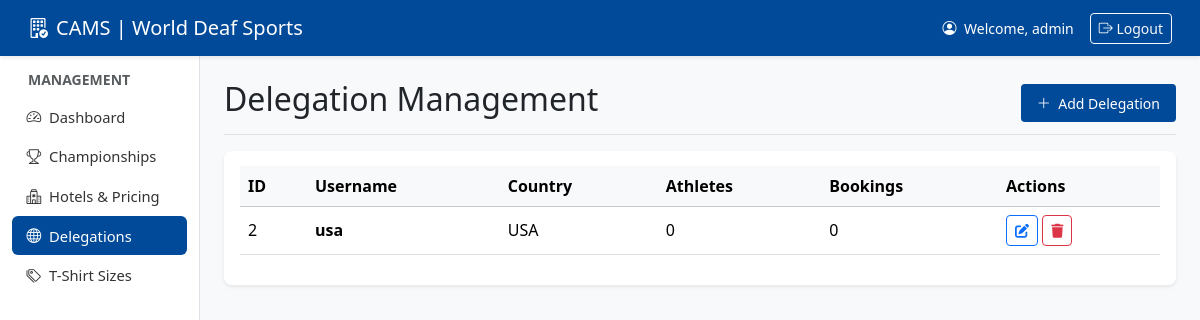
Page /admin/delegations.php (signed in) on the committed database.
### tables this page shows
CREATE TABLE IF NOT EXISTS users (
    id INT AUTO_INCREMENT PRIMARY KEY,
    username VARCHAR(50) NOT NULL UNIQUE,
    password VARCHAR(255) NOT NULL,
    role ENUM('admin', 'country_manager') NOT NULL,
    country_name VARCHAR(100) NULL,
    created_at TIMESTAMP DEFAULT CURRENT_TIMESTAMP
);

### admin/delegations.php (the view, shortened to what this page needs)
<?php
require_once 'includes/auth.php';
$delegations_stmt = $pdo->query(
    "SELECT u.*,
        (SELECT COUNT(*) FROM athletes WHERE country_id = u.id) AS athlete_count,
        (SELECT COUNT(*) FROM bookings WHERE country_id = u.id) AS booking_count
    FROM users u
    WHERE role = 'country_manager'
    ORDER BY u.username ASC"
);
$delegations = $delegations_stmt->fetchAll(PDO::FETCH_ASSOC);
require_once 'includes/header.php';
?>
<div class="d-flex justify-content-between flex-wrap flex-md-nowrap align-items-center pb-2 mb-3 border-bottom">
    <h1 class="h2">Delegation Management</h1>
    <button class="btn btn-primary btn-sm" data-bs-toggle="modal" data-bs-target="#addDelegationModal">
        <i class="bi bi-plus-lg me-1"></i> Add Delegation
    </button>
</div>
<div class="card shadow-sm">
    <div class="card-body">
        <?php if (count($delegations) > 0): ?>
            <div class="table-responsive">
                <table class="table table-hover align-middle">
                    <thead class="table-light">
                        <tr>
                            <th>ID</th>
                            <th>Username</th>
                            <th>Country</th>
                            <th>Athletes</th>
                            <th>Bookings</th>
                            <th>Actions</th>
                        </tr>
                    </thead>
                    <tbody>
                        <?php foreach ($delegations as $d): ?>
                        <tr>
                            <td><?php echo htmlspecialchars($d['id']); ?></td>
                            <td class="fw-bold"><?php echo htmlspecialchars($d['username']); ?></td>
                            <td><?php echo htmlspecialchars($d['country_name']); ?></td>
                            <td><?php echo htmlspecialchars($d['athlete_count']); ?></td>
                            <td><?php echo htmlspecialchars($d['booking_count']); ?></td>
                            <td>
                                <button class="btn btn-sm btn-outline-primary" data-bs-toggle="modal" data-bs-target="#editDelegationModal<?php echo $d['id']; ?>">
                                    <i class="fas fa-edit"></i>
                                </button>
                                <form method="POST" style="display:inline;" onsubmit="return confirm('Delete this delegation?');">
                                    <button type="submit" class="btn btn-sm btn-outline-danger"><i class="fas fa-trash"></i></button>
                                </form>
                            </td>
                        </tr>
                        <?php endforeach; ?>
                    </tbody>
                </table>
            </div>
        <?php else: ?>
            <div class="alert alert-info text-center">No delegations found yet. Add one to get started.</div>
        <?php endif; ?>
    </div>
</div>
<?php
require_once 'includes/footer.php';
?>

### admin/includes/header.php (shortened to what this page needs)
<?php
$current_page = basename($_SERVER['PHP_SELF']);
?>
<!DOCTYPE html>
<html lang="en">
<head>
    <link href="https://cdn.jsdelivr.net/npm/bootstrap@5.3.2/dist/css/bootstrap.min.css" rel="stylesheet">
    <link href="https://cdnjs.cloudflare.com/ajax/libs/font-awesome/6.0.0/css/all.min.css" rel="stylesheet">
    <link rel="stylesheet" href="https://cdn.jsdelivr.net/npm/bootstrap-icons@1.11.1/font/bootstrap-icons.css">
</head>
<body>
<nav class="navbar navbar-expand-lg">
    <div class="container-fluid">
        <a class="navbar-brand" href="dashboard.php"><i class="bi bi-building-check me-2"></i>CAMS | World Deaf Sports</a>
        <div class="d-flex align-items-center">
            <span class="text-white small me-3"><i class="bi bi-person-circle me-1"></i> Welcome, <?php echo htmlspecialchars($_SESSION['username']); ?></span>
            <a href="../logout.php" class="btn btn-outline-light btn-sm"><i class="bi bi-box-arrow-right"></i> Logout</a>
        </div>
    </div>
</nav>
<div class="container-fluid">
    <div class="row">
        <nav class="col-md-2 d-none d-md-block sidebar py-3">
            <div class="nav flex-column nav-pills" id="v-pills-tab" role="tablist" aria-orientation="vertical">
                <div class="admin-only">
                    <h6 class="px-3 mb-2 text-muted small text-uppercase fw-bold">Management</h6>
                    <a class="nav-link w-100 text-start <?php echo $current_page == 'dashboard.php' ? 'active' : ''; ?>" href="dashboard.php"><i class="bi bi-speedometer2 me-2"></i>Dashboard</a>
                    <a class="nav-link w-100 text-start <?php echo $current_page == 'championships.php' ? 'active' : ''; ?>" href="championships.php"><i class="bi bi-trophy me-2"></i>Championships</a>
                    <a class="nav-link w-100 text-start <?php echo $current_page == 'hotels.php' ? 'active' : ''; ?>" href="hotels.php"><i class="bi bi-hospital me-2"></i>Hotels & Pricing</a>
                    <a class="nav-link w-100 text-start <?php echo $current_page == 'delegations.php' ? 'active' : ''; ?>" href="delegations.php"><i class="bi bi-globe me-2"></i>Delegations</a>
                    <a class="nav-link w-100 text-start <?php echo $current_page == 'tshirts.php' ? 'active' : ''; ?>" href="tshirts.php"><i class="bi bi-tags me-2"></i>T-Shirt Sizes</a>
                </div>
            </div>
        </nav>
        <main class="col-md-10 ms-sm-auto px-md-4 py-4">

### admin/includes/footer.php (shortened to what this page needs)
        </main>
    </div>
</div>
</body>
</html>

### admin/includes/header.php (style rules this page uses)
:root { --primary-blue: #004a99; --secondary-blue: #e6f0ff; --accent-blue: #007bff; }
body { background-color: #f8f9fa; font-family: 'Segoe UI', Tahoma, Geneva, Verdana, sans-serif; }
.navbar { background-color: var(--primary-blue); box-shadow: 0 2px 4px rgba(0,0,0,0.08); padding: 0.5rem 1rem; }
.navbar-brand, .nav-link { color: white !important; }
.sidebar { background-color: white; min-height: calc(100vh - 56px); border-right: 1px solid #dee2e6; max-width: 220px; padding-top: 0.75rem; }
.card { border: none; border-radius: 8px; box-shadow: 0 2px 4px rgba(0,0,0,0.04); margin-bottom: 12px; }
.card-body { padding: 0.9rem 1rem; }
.btn-primary { background-color: var(--primary-blue); border: none; padding: 0.55rem 1rem; }
.nav-pills .nav-link { color: #333 !important; padding: 0.55rem 0.9rem; font-size: 0.92rem; }
.nav-pills .nav-link.active { background-color: var(--primary-blue) !important; color: white !important; }
.container-fluid { padding-left: 0.75rem; padding-right: 0.75rem; }
main { padding-top: 1rem; padding-bottom: 1rem; }
.border-bottom { margin-bottom: 0.8rem; }

### rows in the picture
users: id "2", username "usa", country_name "USA", athlete_count "0", booking_count "0"

### other values in the picture
$_SESSION['username'] "admin"
